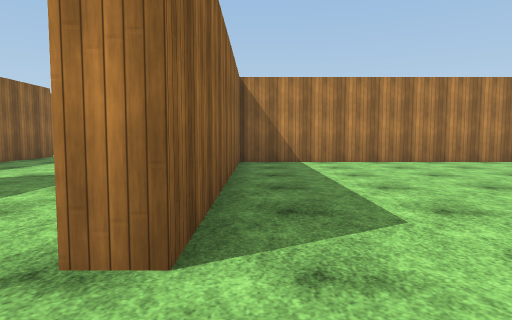
View 1 (above)

18 first-person views from a walk through a Unity game level. The camera is 1.2 m above the floor, tilts 4° down and sees 75° across. The floor is counted in squares, 2 m on a side. Each view is taken from the middle of a square. On the plan, view 1 faces up. The plan holds only what a view shows up to about 10 squares ahead; the rest is blank. The place goes on beyond the plan. Some animated figures are not drawn. Surface patterns are stand-ins for the level's own textures.

View 2
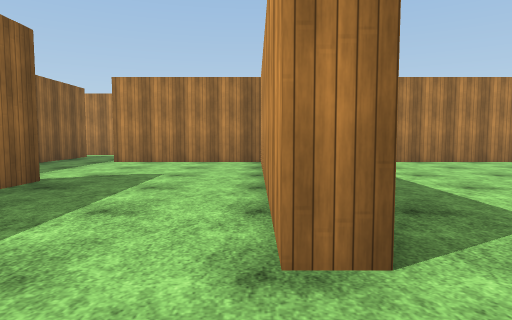

View 3
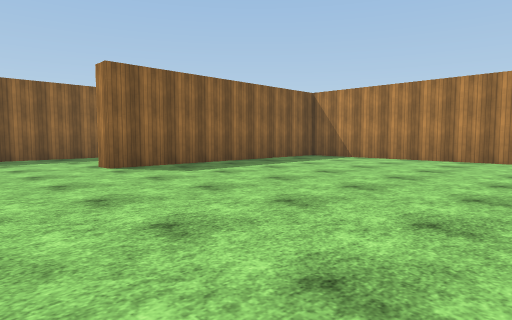

View 4
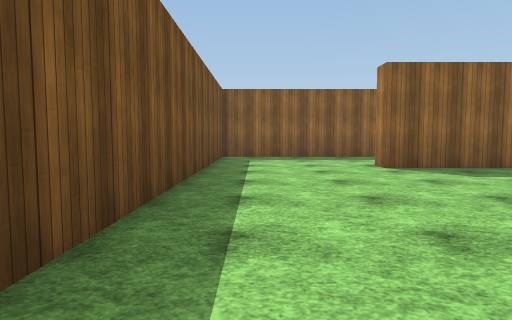

View 5
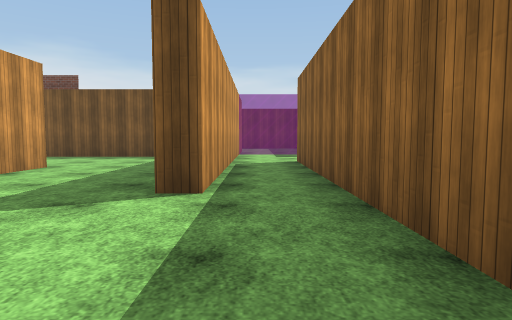

View 6
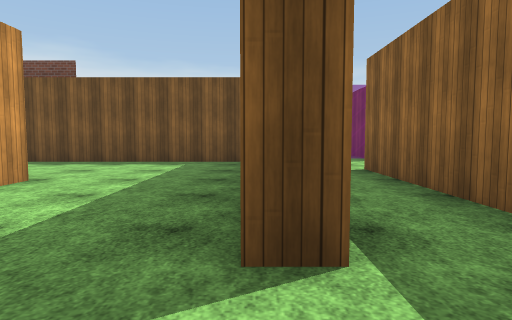

View 7
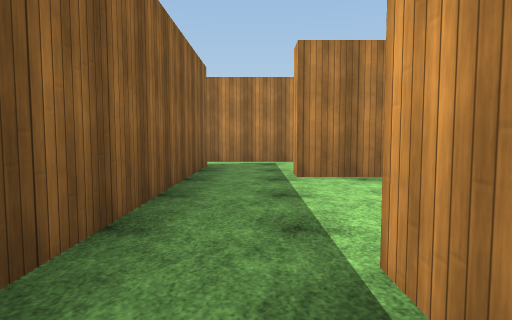

View 8
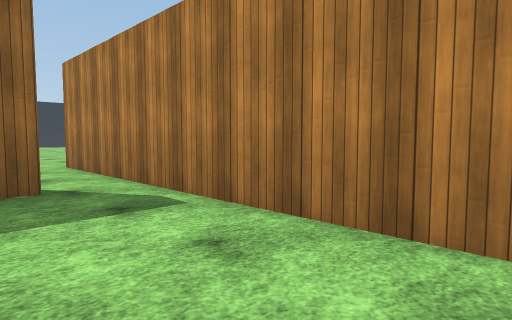

View 9
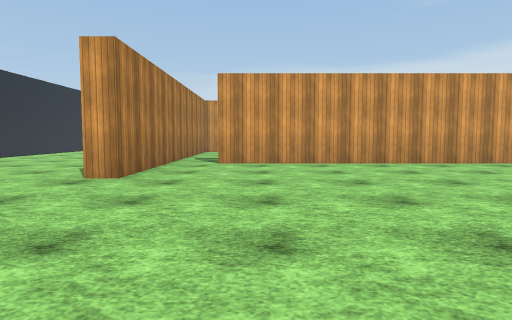

View 10
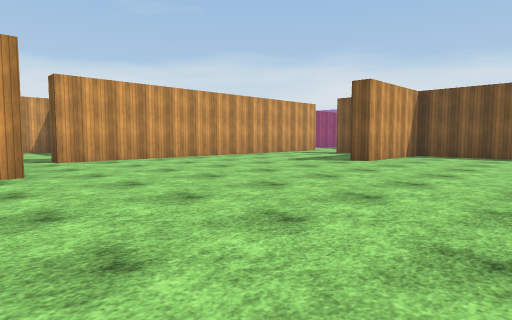

View 11
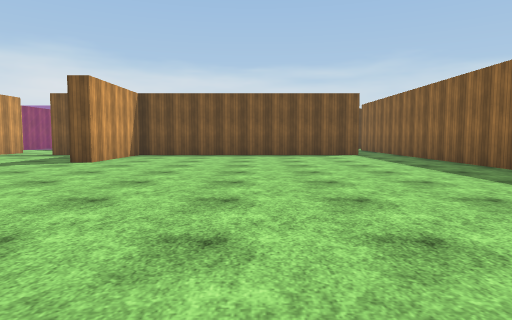

View 12
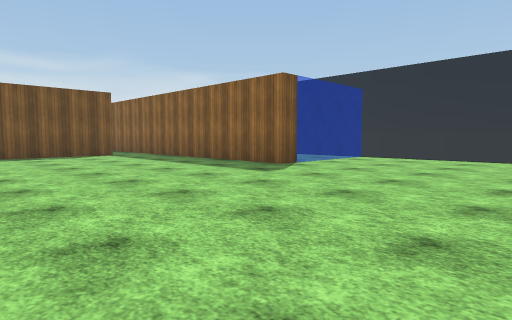

View 13
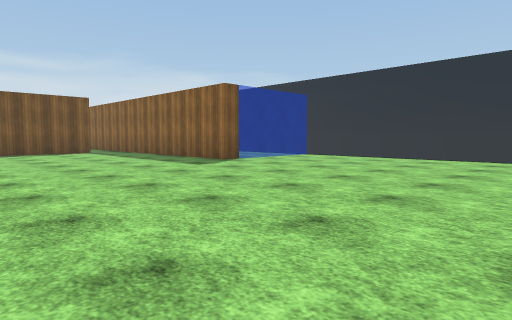

View 14
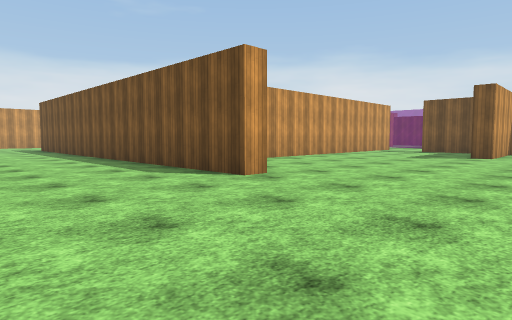

View 15
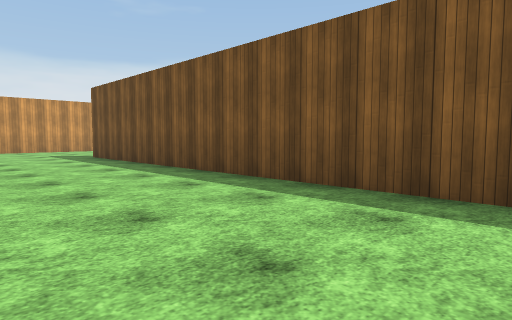

View 16
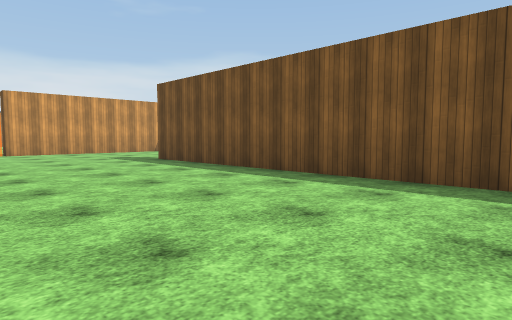

View 17
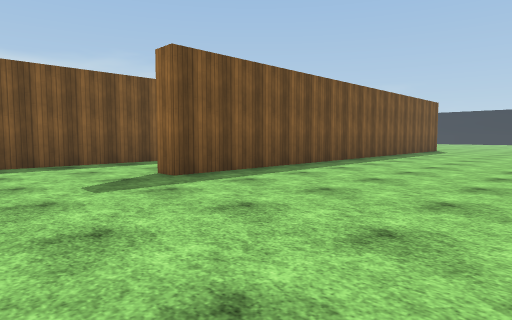

View 18
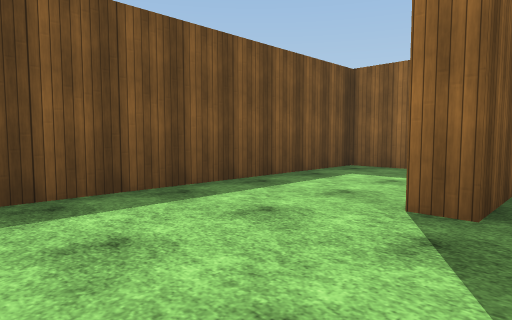

### Floor plan
Points are (right, up) in squares from view 1. A wall is a line through its corners. A room is listed if a view was taken in it or the views show most of it. See-through windows are left out.
Room 1 (views 1, 2, 3, 4, 5, 6, 7)
walls: (-0.9, 8) (-4.4, 8) (-4.4, 8.4); (-4.4, -0.6) (-4.4, 4.5) (-3.9, 4.5) (-3.9, -2) (4.7, -2); (6.1, 8) (-0.4, 8) (-0.4, 1.5) (-0.9, 1.5) (-0.9, 7.5); (-6, 8.6) (-6, -0.2)
ways out: opening at (-5, 8) to room 2; opening at (-5, 0)
Room 2 (view 8)
walls: (-2.1, 11) (-6.5, 11); (-6.5, 9.8) (-6, 9.8) (-6, 8.6)
ways out: opening at (-5, 8) to room 1; opening at (-6, 10) to room 3
Room 3 (views 9, 10, 11, 12, 13, 14, 15, 16, 17, 18)
walls: (-6.5, 11) (-9.2, 11) (-9.2, 11.5) (3.3, 11.5) (3.3, 10.9); (-6.5, 3.2) (-6.5, 9.8); (-11.2, 1.6) (-11.2, 4.3) (-10.6, 4.3); (-13.6, 1.1) (-11.6, 1.1); (-0.4, 9.6) (-0.4, 8.5) (5.6, 8.5); (-20.2, 7.2) (-19.7, 7.2) (-19.7, 2); (-17.4, 1.1) (-15.4, 1.1)
ways out: opening at (-6, 10) to room 2

Where each view was taken, in squares from view 1:
view 1: 0 up, 0 right, facing up
view 2: 0 up, 1 left, facing up
view 3: 1 down, 6 right, facing up-left
view 4: 1 down, 6 right, facing left
view 5: 8 up, 5 left, facing down
view 6: 6 up, 4 left, facing down
view 7: 3 up, 5 left, facing up
view 8: 9 up, 2 left, facing up-left
view 9: 9 up, 14 left, facing right
view 10: 12 up, 15 left, facing down-right
view 11: 12 up, 15 left, facing down
view 12: 12 up, 14 left, facing down-left
view 13: 14 up, 14 left, facing down-left
view 14: 15 up, 13 left, facing down-right
view 15: 15 up, 7 left, facing down-right
view 16: 16 up, 5 left, facing down-right
view 17: 16 up, 6 right, facing down-left
view 18: 12 up, 6 right, facing down-left
